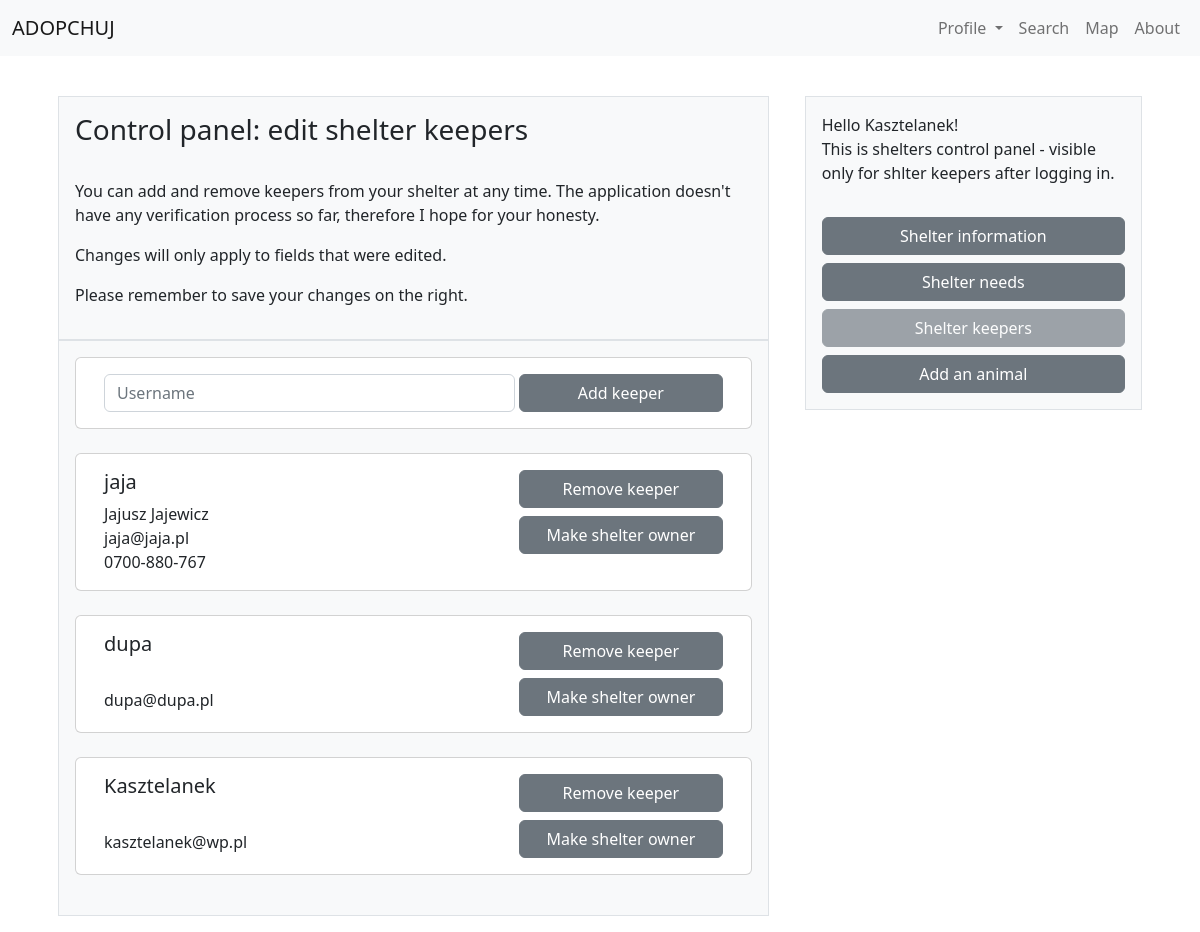
Page /shelterkeepers/1 (signed in) on the committed database.
### tables this page shows
CREATE TABLE keepers (
    username TEXT NOT NULL,
    shelter_id INTEGER NOT NULL,
    owner INTEGER DEFAULT "0" NOT NULL,
    FOREIGN KEY (username) REFERENCES users(username),
    FOREIGN KEY (shelter_id) REFERENCES shelters(id)
);

CREATE TABLE users (
    username TEXT PRIMARY KEY NOT NULL,
    con_email TEXT NOT NULL,
    password TEXT NOT NULL,
    name TEXT,
    surname TEXT,
    phone TEXT
);

### app.py (the view, shortened to what this page needs)
@app.route("/shelterkeepers/<shelter_id>", methods = ['GET', 'POST'])
@login_required
@keeper_required
def shelter_keepers_edit(shelter_id):
    shelter_info = get_shelter_info(shelter_id)
    keeper = session['user']
    db = {3: 'disabled'}
    shelter_keepers = get_keepers_info(shelter_id)
    return render_template("shelterkeepers.html", login = login_check(), keeper=keeper, shelter_info=shelter_info, db=db, shelter_keepers = shelter_keepers)

### helpers.py (called while the page is built)
def dict_factory(cursor, row):
    fields = [column[0] for column in cursor.description]
    return {key: value for key, value in zip(fields, row)}

def login_required(f):
    @wraps(f)
    def decorated_function(*args, **kwargs):
        if session.get("user") is None:
            return redirect("/login")
        return f(*args, **kwargs)
    return decorated_function

def keeper_required(f):
    @wraps(f)
    def decorated_function(*args, **kwargs):
        if shelter_check() == False:
            return redirect("/yourshelter")
        return f(*args, **kwargs)
    return decorated_function

def login_check():
    if "user" in session:
        return True
    else:
        return False

def shelter_check():
    con = sqlite3.connect("database.db")
    con.row_factory = dict_factory
    cur = con.cursor()
    try:
        cur.execute("SELECT * FROM keepers WHERE username = ?", (session['user'],))
        shelter_id = cur.fetchone()['shelter_id']
        con.close()
        return shelter_id
    except TypeError:
        con.close()
        return False
    except KeyError:
        con.close()
        return False

def get_shelter_info(shelter_id):
    con = sqlite3.connect("database.db")
    con.row_factory = dict_factory
    cur = con.cursor()
    cur.execute("SELECT * FROM shelters WHERE id = ?", (shelter_id,))
    shelter_info = cur.fetchone()
    con.close()
    return shelter_info

def get_shelter_keepers(shelter_id):
    con = sqlite3.connect("database.db")
    con.row_factory = dict_factory
    cur = con.cursor()
    cur.execute("SELECT username FROM keepers WHERE shelter_id = ?", (shelter_id,))
    shelter_keepers = cur.fetchall()
    con.close()
    return shelter_keepers

def get_profile_info(username):
    con = sqlite3.connect("database.db")
    con.row_factory = dict_factory
    cur = con.cursor()
    cur.execute("SELECT username, con_email, name, surname, phone FROM users WHERE username = ?", (username,))
    profile_info = cur.fetchone()
    con.close()
    return profile_info

def get_keepers_info(shelter_id):
    shelter_keepers = get_shelter_keepers(shelter_id)
    for keeper in shelter_keepers:
        keeper.update(get_profile_info(keeper['username']))
    return shelter_keepers

### templates/shelterkeepers.html (shortened to what this page needs)
{% extends "shelter_layout.html" %}
{% block shelter_head_title %}
    <h3>Control panel: edit shelter keepers</h3><br>
    <p>You can add and remove keepers from your shelter at any time. The application doesn't have any verification process so far, therefore I hope for your honesty.</p>
    <p>Changes will only apply to fields that were edited.</p>
    <p>Please remember to save your changes on the right.</p>
{% endblock %}
{% block shelter_head_content %}
    <div class="card">
        <div class="card-body">
            <div class="container">
                <div class="row gy-1 gx-1">
                    <div class="col-8">
                            <form action="/shelterkeepers/{{ shelter_info['id'] }}" method="post" id="addForm">
                                <input name="username" type="text" class="form-control" id="usernameInput" placeholder="Username">
                            </form>
                    </div>
                    <div class="col-4">
                        <div class="d-grid gap-2 align-middle">
                            <button type="submit" form="addForm" class="btn btn-secondary">Add keeper</button>
                        </div>
                    </div>
                </div>
            </div>
        </div>
    </div>
    <br>
    {% for keeper in shelter_keepers %}
        <div class="card">
            <div class="card-body">
                <div class="container">
                    <div class="row gy-1 gx-1">
                        <div class="col-8">
                            <h5 class="card-title">{{ keeper['username'] }}</h5>
                            <p class="card-text">
                                {% if keeper['name'] != None %}
                                    {{ keeper['name'] }}
                                {% endif %}
                                {% if keeper['surname'] != None %}
                                    {{ keeper['surname'] }}
                                {% endif %}
                                <br>
                                {{ keeper['con_email'] }}
                                <br>
                                {% if keeper['surname'] != None %}
                                    {{ keeper['phone'] }}
                                {% endif %}
                            </p>
                        </div>
                        <div class="col-4">
                            <div class="d-grid gap-2">
                                <a type="button" class="btn btn-secondary" href="/shelterkeepers/{{ shelter_info['id'] }}/delete/{{ keeper['username'] }}">Remove keeper</a>
                                <a type="button" class="btn btn-secondary" href="/shelterkeepers/{{ shelter_info['id'] }}/owner/{{ keeper['username'] }}">Make shelter owner</a>
                            </div>
                        </div>
                    </div>
                </div>
            </div>
        </div>
        <br>
    {% endfor %}
{% endblock %}
{% block shelter_side %}
    {% if keeper != None %}
        {% include "side_panel_keepers_db.html" %}
    {% endif %}
{% endblock %}

### rows in the picture
keepers: username "jaja", name "Jajusz", surname "Jajewicz", con_email "jaja@jaja.pl", phone "0700-880-767"
keepers: username "dupa", con_email "dupa@dupa.pl"
keepers: username "Kasztelanek", con_email "kasztelanek@wp.pl"

### other values in the picture
{{ keeper }} "Kasztelanek"
